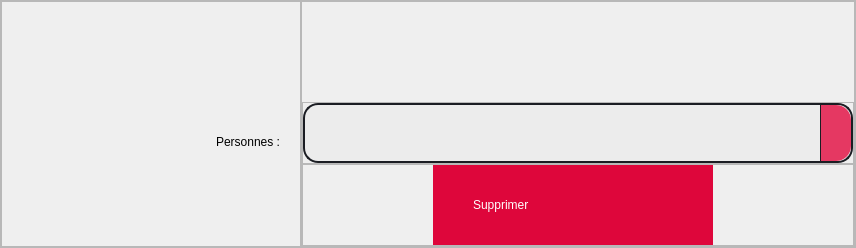
                   <widget class="QWidget" name="deletePerson_page">
                    <layout class="QVBoxLayout" name="verticalLayout_21">
                     <property name="spacing">
                      <number>0</number>
                     </property>
                     <property name="leftMargin">
                      <number>0</number>
                     </property>
                     <property name="topMargin">
                      <number>0</number>
                     </property>
                     <property name="rightMargin">
                      <number>0</number>
                     </property>
                     <property name="bottomMargin">
                      <number>0</number>
                     </property>
                     <item>
                      <widget class="QFrame" name="frame_14">
                       <property name="frameShape">
                        <enum>QFrame::StyledPanel</enum>
                       </property>
                       <property name="frameShadow">
                        <enum>QFrame::Raised</enum>
                       </property>
                       <layout class="QHBoxLayout" name="horizontalLayout_9">
                        <property name="spacing">
                         <number>0</number>
                        </property>
                        <property name="leftMargin">
                         <number>0</number>
                        </property>
                        <property name="topMargin">
                         <number>0</number>
                        </property>
                        <property name="rightMargin">
                         <number>0</number>
                        </property>
                        <property name="bottomMargin">
                         <number>0</number>
                        </property>
                        <item>
                         <widget class="QFrame" name="frame_19">
                          <property name="minimumSize">
                           <size>
                            <width>300</width>
                            <height>0</height>
                           </size>
                          </property>
                          <property name="maximumSize">
                           <size>
                            <width>300</width>
                            <height>16777215</height>
                           </size>
                          </property>
                          <property name="frameShape">
                           <enum>QFrame::StyledPanel</enum>
                          </property>
                          <property name="frameShadow">
                           <enum>QFrame::Raised</enum>
                          </property>
                          <layout class="QHBoxLayout" name="horizontalLayout_10">
                           <property name="spacing">
                            <number>0</number>
                           </property>
                           <property name="leftMargin">
                            <number>0</number>
                           </property>
                           <property name="topMargin">
                            <number>100</number>
                           </property>
                           <property name="rightMargin">
                            <number>20</number>
                           </property>
                           <property name="bottomMargin">
                            <number>0</number>
                           </property>
                           <item alignment="Qt::AlignTop">
                            <widget class="QLabel" name="label">
                             <property name="minimumSize">
                              <size>
                               <width>0</width>
                               <height>80</height>
                              </size>
                             </property>
                             <property name="maximumSize">
                              <size>
                               <width>16777215</width>
                               <height>80</height>
                              </size>
                             </property>
                             <property name="styleSheet">
                              <string notr="true">
font: 63 16pt &quot;Open Sans Semibold&quot;;</string>
                             </property>
                             <property name="text">
                              <string>&lt;html&gt;&lt;head/&gt;&lt;body&gt;&lt;p align=&quot;right&quot;&gt;Personnes :&lt;/p&gt;&lt;/body&gt;&lt;/html&gt;</string>
                             </property>
                            </widget>
                           </item>
                          </layout>
                         </widget>
                        </item>
                        <item>
                         <widget class="QFrame" name="frame_16">
                          <property name="maximumSize">
                           <size>
                            <width>16777215</width>
                            <height>16777215</height>
                           </size>
                          </property>
                          <property name="frameShape">
                           <enum>QFrame::StyledPanel</enum>
                          </property>
                          <property name="frameShadow">
                           <enum>QFrame::Raised</enum>
                          </property>
                          <layout class="QVBoxLayout" name="verticalLayout_22">
                           <property name="spacing">
                            <number>0</number>
                           </property>
                           <property name="leftMargin">
                            <number>0</number>
                           </property>
                           <property name="topMargin">
                            <number>100</number>
                           </property>
                           <property name="rightMargin">
                            <number>0</number>
                           </property>
                           <property name="bottomMargin">
                            <number>0</number>
                           </property>
                           <item>
                            <widget class="QFrame" name="frame_17">
                             <property name="maximumSize">
                              <size>
                               <width>200000</width>
                               <height>80</height>
                              </size>
                             </property>
                             <property name="baseSize">
                              <size>
                               <width>0</width>
                               <height>0</height>
                              </size>
                             </property>
                             <property name="frameShape">
                              <enum>QFrame::StyledPanel</enum>
                             </property>
                             <property name="frameShadow">
                              <enum>QFrame::Raised</enum>
                             </property>
                             <layout class="QVBoxLayout" name="verticalLayout_23">
                              <property name="spacing">
                               <number>0</number>
                              </property>
                              <property name="leftMargin">
                               <number>0</number>
                              </property>
                              <property name="topMargin">
                               <number>0</number>
                              </property>
                              <property name="rightMargin">
                               <number>0</number>
                              </property>
                              <property name="bottomMargin">
                               <number>0</number>
                              </property>
                              <item>
                               <widget class="QComboBox" name="person_delete_comboBox">
                                <property name="minimumSize">
                                 <size>
                                  <width>550</width>
                                  <height>60</height>
                                 </size>
                                </property>
                                <property name="maximumSize">
                                 <size>
                                  <width>550</width>
                                  <height>60</height>
                                 </size>
                                </property>
                                <property name="styleSheet">
                                 <string notr="true">
QComboBox {
color: rgb(0, 0, 0);
font: 63 13pt &quot;Open Sans Semibold&quot;;
background-color: rgb(236, 236, 236);
border-radius: 15px;
border: 2px solid rgb(27, 29, 35);
padding-left: 10px;
}
QComboBox:hover {
color: rgb(69, 69, 69);
	background-color: rgb(255, 255, 255);
font: 63 14pt &quot;Open Sans Semibold&quot;;
border: 2px solid #e53862;
}
QComboBox:focus {
background-color: rgb(236, 236, 236);
color: rgb(0, 0, 0);
font: 63 15pt &quot;Open Sans Semibold&quot;;
	border: 2px solid #e85176;
}
QComboBox QAbstractItemView

{
background-color: rgb(236, 236, 236);
    border-radius: 15px;
	border: 2px solid rgb(27, 29, 35);
    color: black;
    selection-background-color:#e53862;
}
QComboBox::drop-down
{
color: rgb(0, 0, 0);
font: 63 13pt &quot;Open Sans Semibold&quot;;
background-color: #e53862;
width:30px;
border-left: 1px solid rgb(27, 29, 35);
border-top-right-radius:15px;
border-bottom-right-radius:15px;
 }
QScrollBar:horizontal {
    border: none;
    background-color: rgb(230, 233, 237);
    height: 20px;
    margin: 0px 20px 0 20px;
	border-radius: 0px;
}
QScrollBar::handle:horizontal {
    
	background-color: rgb(184, 186, 190);
    min-width: 20px;
	border-radius: 0px
}
QScrollBar::handle:horizontal:hover {
   
	background-color: rgb(138, 140, 142);
}
QScrollBar::add-line:horizontal {
    border: none;
    background-color: rgb(207, 210, 213);
    width: 20px;
	border-top-right-radius: 10px;
    border-bottom-right-radius: 10px;
    subcontrol-position: right;
    subcontrol-origin: margin;
}
QScrollBar::sub-line:horizontal {
    border: none;
   background-color: rgb(207, 210, 213);
    width: 20px;
	border-top-left-radius: 10px;
    border-bottom-left-radius: 10px;
    subcontrol-position: left;
    subcontrol-origin: margin;
}
QScrollBar::up-arrow:horizontal, QScrollBar::down-arrow:horizontal
{
     background: none;
}
QScrollBar::add-page:horizontal, QScrollBar::sub-page:horizontal
{
     background: none;
}
 QScrollBar:vertical {
	border: none;
   background-color: rgb(230, 233, 237);
    width: 20px;
    margin: 20px 0 20px 0;
	border-radius: 0px;
 }
 QScrollBar::handle:vertical {	
	
	background-color: rgb(184, 186, 190);
    min-height: 20px;
	border-radius: 0px
 }
QScrollBar::handle:vertical:hover{	
	
	
	background-color: rgb(138, 140, 142);
    min-height: 20px;
	border-radius: 0px
 }
 QScrollBar::add-line:vertical {
     border: none;
     height: 20px;
	
	background-color: rgb(207, 210, 213);
	border-bottom-left-radius: 10px;
    border-bottom-right-radius: 10px;
     subcontrol-position: bottom;
     subcontrol-origin: margin;
 }
 QScrollBar::sub-line:vertical {
	border: none;
	background-color: rgb(207, 210, 213);
     height: 20px;
	border-top-left-radius: 10px;
    border-top-right-radius: 10px;
     subcontrol-position: top;
     subcontrol-origin: margin;
 }

 QScrollBar::up-arrow:vertical, QScrollBar::down-arrow:vertical {
     background: none;
 }

 QScrollBar::add-page:vertical, QScrollBar::sub-page:vertical {
     background: none;
 }
</string>
                                </property>
                                <property name="currentText">
                                 <string/>
                                </property>
                                <property name="currentIndex">
                                 <number>-1</number>
                                </property>
                                <property name="modelColumn">
                                 <number>0</number>
                                </property>
                               </widget>
                              </item>
                             </layout>
                            </widget>
                           </item>
                           <item>
                            <widget class="QFrame" name="frame_18">
                             <property name="frameShape">
                              <enum>QFrame::StyledPanel</enum>
                             </property>
                             <property name="frameShadow">
                              <enum>QFrame::Raised</enum>
                             </property>
                             <layout class="QVBoxLayout" name="verticalLayout_24">
                              <property name="spacing">
                               <number>0</number>
                              </property>
                              <property name="leftMargin">
                               <number>130</number>
                              </property>
                              <property name="topMargin">
                               <number>0</number>
                              </property>
                              <property name="rightMargin">
                               <number>0</number>
                              </property>
                              <property name="bottomMargin">
                               <number>0</number>
                              </property>
                              <item>
                               <widget class="QPushButton" name="btn_delete_person">
                                <property name="minimumSize">
                                 <size>
                                  <width>280</width>
                                  <height>80</height>
                                 </size>
                                </property>
                                <property name="maximumSize">
                                 <size>
                                  <width>280</width>
                                  <height>80</height>
                                 </size>
                                </property>
                                <property name="styleSheet">
                                 <string notr="true">QPushButton {
color: rgb(255, 255, 255);
font: 63 12pt &quot;Open Sans Semibold&quot;;
    border-radius: 0px;
background-color: rgb(222, 6, 59);
border:none;
padding-left : 40px;
text-align:left;
    }
QPushButton:hover{
background-color: #e53862;
}QPushButton:pressed{
font: 63 11pt &quot;Open Sans Semibold&quot;;
background-color:#e85176;
}


</string>
                                </property>
                                <property name="text">
                                 <string>Supprimer</string>
                                </property>
                                <property name="icon">
                                 <iconset resource="app_icons.qrc">
                                  <normaloff>:/shared/icons - Copy/delete.png</normaloff>:/shared/icons - Copy/delete.png</iconset>
                                </property>
                                <property name="iconSize">
                                 <size>
                                  <width>40</width>
                                  <height>40</height>
                                 </size>
                                </property>
                               </widget>
                              </item>
                             </layout>
                            </widget>
                           </item>
                          </layout>
                         </widget>
                        </item>
                       </layout>
                      </widget>
                     </item>
                     <item>
                      <widget class="QFrame" name="frame_15">
                       <property name="maximumSize">
                        <size>
                         <width>16777215</width>
                         <height>100</height>
                        </size>
                       </property>
                       <property name="baseSize">
                        <size>
                         <width>0</width>
                         <height>0</height>
                        </size>
                       </property>
                       <property name="frameShape">
                        <enum>QFrame::StyledPanel</enum>
                       </property>
                       <property name="frameShadow">
                        <enum>QFrame::Raised</enum>
                       </property>
                      </widget>
                     </item>
                    </layout>
                   </widget>
